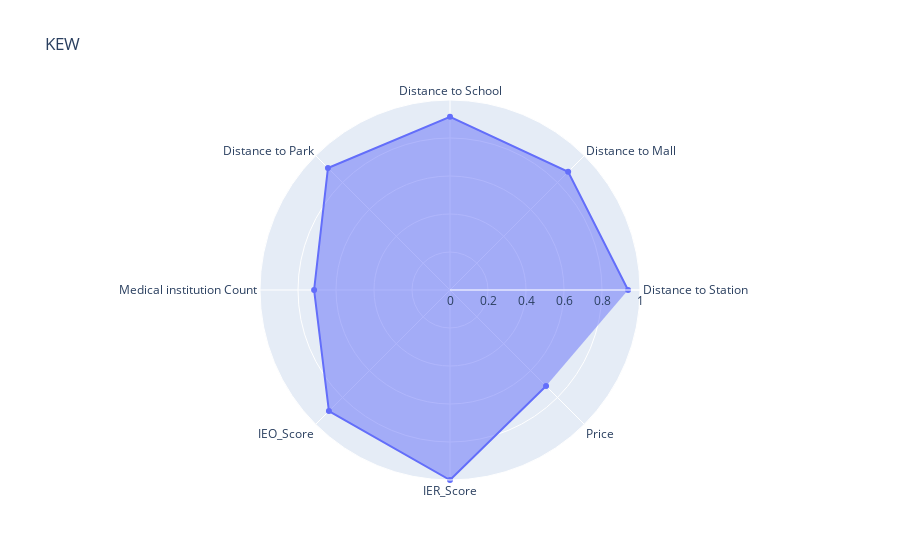
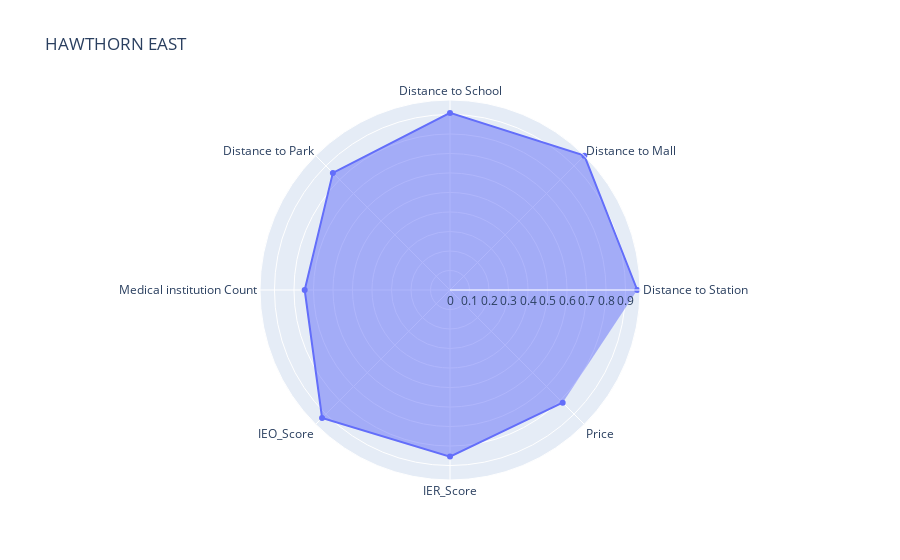
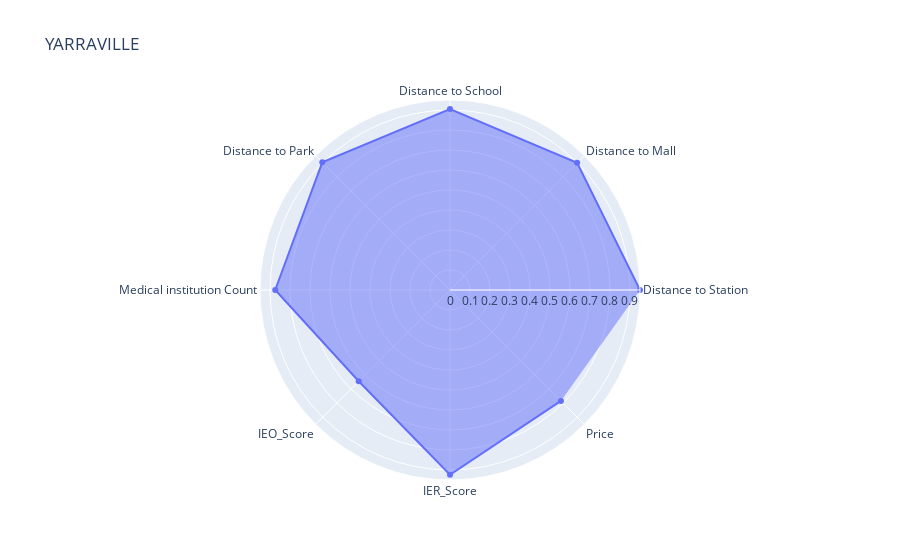

Notebook code for these charts, in order:
### Code cell
import plotly.graph_objects as go


for i, v in plot_top.iterrows():
    # Data
    categories = [
                'Distance to Station',
                'Distance to Mall', 
                'Distance to School', 
                'Distance to Park',
                'Medical institution Count', 
                'IEO_Score', 'IER_Score','Price']

    values = [v['min_walking_distance_to_station_normalized'],
                v['min_distance_to_shopping_mall_normalized'], 
              v['min_distance_to_secondary_school_normalized'], 
              v['min_distance_to_park_normalized'], 
              v['medical_institution_count_normalized'], 
              v['IEO_Score_normalized'], v['IER_Score_normalized'],
              v['price_normalized']]

    # Create the radar plot
    fig = go.Figure()

    fig.add_trace(go.Scatterpolar(
        r=values,
        theta=categories,
        fill='toself',
        name='Property Metrics'
    ))

    # Update layout
    fig.update_layout(
        polar=dict(
            radialaxis=dict(
                visible=True,
                range=[0, max(values)]
            )),
        showlegend=False,
        title=f'{v["addressSuburb"]}'
    )

    # Show the plot
    fig.show()

### Figure 1 — Plotly figure (JSON) as saved in the notebook; plotly's stock layout.template omitted (floating-point values rounded to 4 significant figures)
{"data": [{"fill": "toself", "name": "Property Metrics", "r": [0.9371, 0.8794, 0.9113, 0.9084, 0.7153, 0.9013, 1, 0.715], "theta": ["Distance to Station", "Distance to Mall", "Distance to School", "Distance to Park", "Medical institution Count", "IEO_Score", "IER_Score", "Price"], "type": "scatterpolar"}], "layout": {"polar": {"radialaxis": {"range": [0, 1], "visible": true}}, "showlegend": false, "title": {"text": "KEW"}}}

### Figure 2 — Plotly figure (JSON) as saved in the notebook; plotly's stock layout.template omitted (floating-point values rounded to 4 significant figures)
{"data": [{"fill": "toself", "name": "Property Metrics", "r": [0.96, 0.9742, 0.9081, 0.8492, 0.7451, 0.9276, 0.8541, 0.8169], "theta": ["Distance to Station", "Distance to Mall", "Distance to School", "Distance to Park", "Medical institution Count", "IEO_Score", "IER_Score", "Price"], "type": "scatterpolar"}], "layout": {"polar": {"radialaxis": {"range": [0, 0.9742], "visible": true}}, "showlegend": false, "title": {"text": "HAWTHORN EAST"}}}

### Figure 3 — Plotly figure (JSON) as saved in the notebook; plotly's stock layout.template omitted (floating-point values rounded to 4 significant figures)
{"data": [{"fill": "toself", "name": "Property Metrics", "r": [0.9502, 0.8993, 0.9046, 0.9033, 0.8741, 0.6457, 0.9238, 0.7847], "theta": ["Distance to Station", "Distance to Mall", "Distance to School", "Distance to Park", "Medical institution Count", "IEO_Score", "IER_Score", "Price"], "type": "scatterpolar"}], "layout": {"polar": {"radialaxis": {"range": [0, 0.9502], "visible": true}}, "showlegend": false, "title": {"text": "YARRAVILLE"}}}
